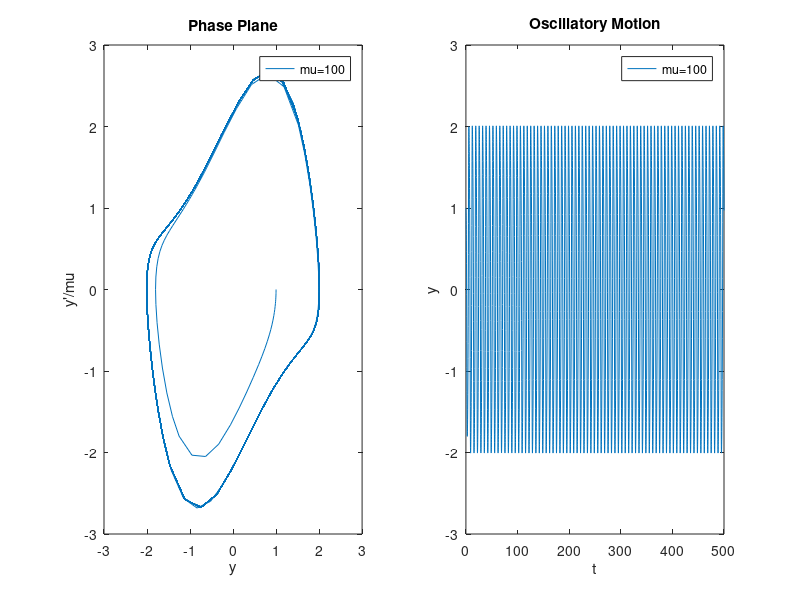

This figure's MATLAB source:
clear;
clc;

%% B and C Testing and Specific Mu
mu = 1; %change to 1 or 0.1 or any other value as needed
F = @(t,y) [mu*y(2);mu*(1-y(1)^2)*y(2)-y(1)/mu];
y0 = [1; 0]; %initial point
opts = odeset('stats','on');
%tic
%[t,y]=ode15s(F, [0 500], y0, opts);
%toc
tic
[t,y]=ode45(F, [0 500], y0); %0 to 500 is time range for solving. lower it for 1 and 0.1 
toc
%% D Routine to plot solutions
%change mu in legend acoordingly
subplot(1,2,1)
plot(y(:,1),y(:,2)/mu,'-'),title('Phase Plane'),legend('mu=100') %state variables are y and y'/mu
xlabel("y");
ylabel("y'/mu");
subplot(1,2,2)
plot(t,y(:,1)),title('Oscillatory Motion'),legend('mu=100')
xlabel("t");
ylabel("y");
